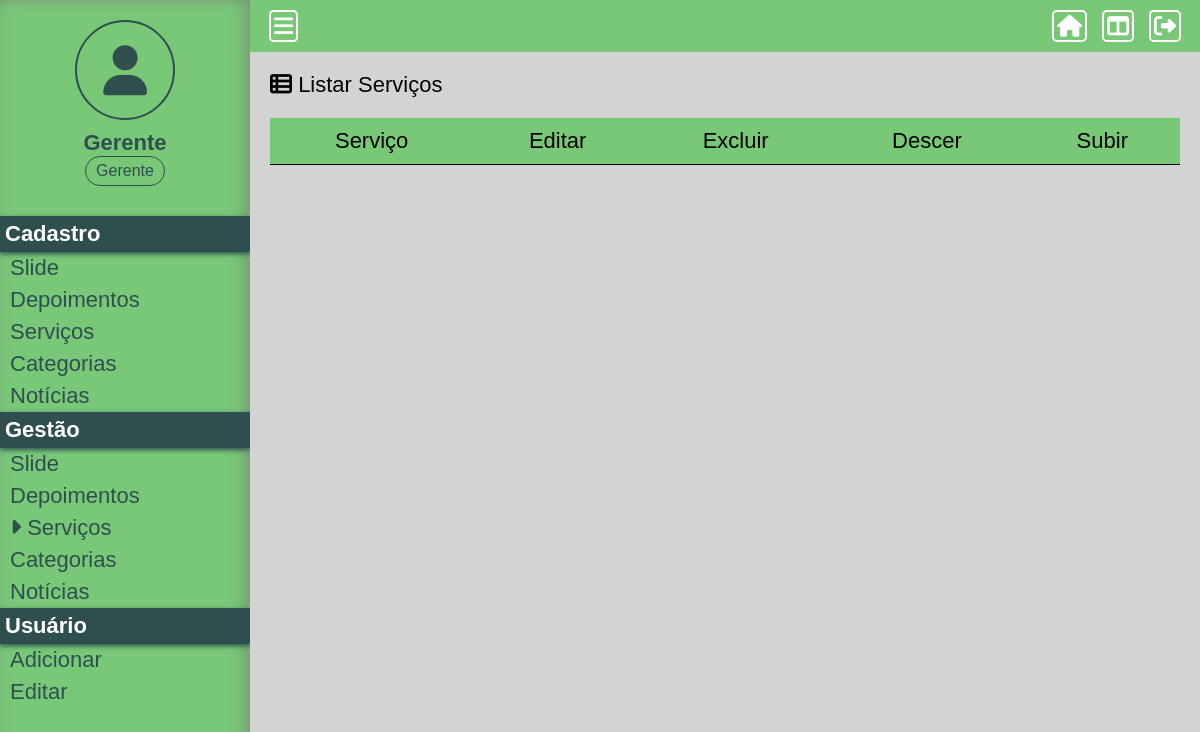
/Projeto01/painel/gerir-servico (signed in), run on an earlier commit of the app's database.
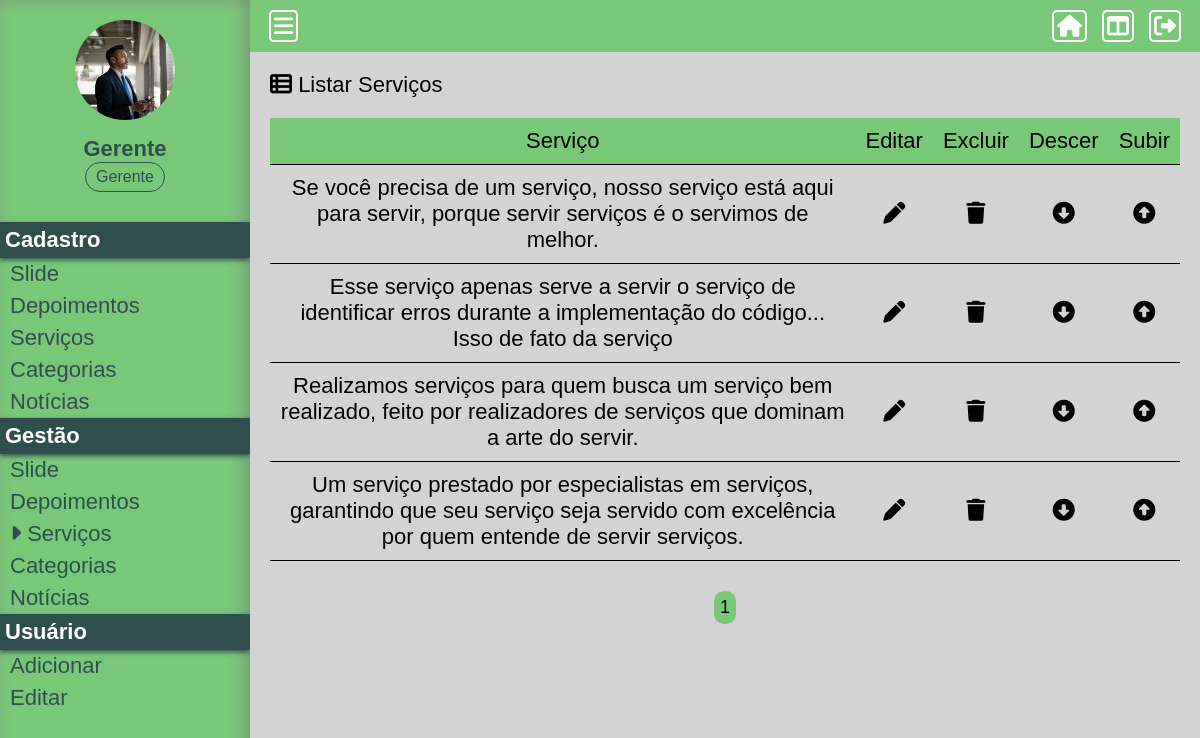
And on a later commit of the database.
### Projeto01/assets/classes/MySql.php (called while the page is built)
<?php
    class MySql {
        private static $pdo;
        public static function conectar() {
            if(self::$pdo == null) {
                try {
                    self::$pdo = new PDO('mysql:host='.HOST.';dbname='.DATABASE, USER, PASSWORD, array(PDO::MYSQL_ATTR_INIT_COMMAND => "SET NAMES utf8"));
                    self::$pdo -> setAttribute(PDO::ATTR_ERRMODE, PDO::ERRMODE_EXCEPTION);
                } catch(\Throwable $th) {
                    echo '<h4>Não foi possível realizar a conexão com o banco de dados</h4>';
                }
            }
            return self::$pdo;
        }
    }
?>

### Projeto01/painel/pages/gerir-servico.php (the view, shortened to what the changed rows need)
<?php
	$paginaAtual = isset($_GET['pagina']) ? (int) $_GET['pagina'] : 1;
	$porPagina = 5;
	$servicos = Painel::getAll(TABELA_SERVICOS, (($paginaAtual - 1)*$porPagina), $porPagina);
?>
<div class="box-content">
	<h2><i class="fa-solid fa-table-list"></i> Listar Serviços</h2>
	<div class="wraper-table">
		<table>
			<?php foreach($servicos as $key => $value) {?>
			<tr>
				<td><?php echo $value['servico'];?></td>
				<td><a href="<?php echo INCLUDE_PATH_PAINEL ?>editar-servico?id=<?php echo $value['id'];?>" class="edit"><i class="fa-solid fa-pen"></i></a></td>
				<td><a actionBtn="delete" href="<?php echo INCLUDE_PATH_PAINEL ?>gerir-servico?excluir=<?php echo $value['id'];?>" class="delete"><i class="fa-solid fa-trash"></i></a></td>
				<td><a href="<?php echo INCLUDE_PATH_PAINEL;?>gerir-servico?order=up&id=<?php echo $value['id'];?>" class="order-down"><i class="fa-solid fa-circle-down"></i></a></td>
				<td><a href="<?php echo INCLUDE_PATH_PAINEL;?>gerir-servico?order=down&id=<?php echo $value['id'];?>" class="order-up"><i class="fa-solid fa-circle-up"></i></a></td>
			</tr>
			<?php }?>
		</table>
	</div>
	<div class="paginacao">
		<?php
		$totalPaginas = ceil(count(Painel::getAll(TABELA_SERVICOS)) / $porPagina);
		for($i = 1; $i <= $totalPaginas; $i++) {
			if($i == $paginaAtual)
				echo '<a href="'.INCLUDE_PATH_PAINEL.'gerir-servico?pagina='.$i.'" class="page-selected">'.$i.'</a>';
			else
				echo '<a href="'.INCLUDE_PATH_PAINEL.'gerir-servico?pagina='.$i.'">'.$i.'</a>';
		}
		?>
	</div>
</div>

### Projeto01/painel/main.php (shortened to what the changed rows need)
<!DOCTYPE html>
<html lang="en">
<head>
	<link rel="stylesheet" href="https://cdnjs.cloudflare.com/ajax/libs/font-awesome/6.6.0/css/all.min.css"
 />
	<link rel="stylesheet" href="<?php echo INCLUDE_PATH_PAINEL; ?>css/style.css">
</head>
<body>
	<aside>
		<div class="box-usuario">
			<?php if ($_SESSION['img'] == '') { ?>
				<div class="avatar-usuario">
					<a href="<?php echo INCLUDE_PATH_PAINEL; ?>perfil">
						<i class="fa-solid fa-user"></i>
					</a>
				</div>
			<?php } else { ?>
				<div class="imagem-usuario">
					<a href="<?php echo INCLUDE_PATH_PAINEL; ?>perfil">
						<img src="<?php echo INCLUDE_PATH_PAINEL; ?>uploads/<?php echo $_SESSION['img']; ?>">
					</a>
				</div>
			<?php } ?>
			<div class="nome-usuario">
				<h2><?php echo $_SESSION['nome'] ?></h2>
			</div>
		</div>
		<div class="items-menu">
			<h2 <?php verificaPermissaoMenu(2) ?>>Cadastro</h2>
			<h2 <?php verificaPermissaoMenu(2) ?>>Gestão</h2>
			<h2>Usuário</h2>
		</div>
	</aside>
	<div class="content">
		<?php
		Painel::loadPage();
		?>
	</div>
</body>
</html>

What changed in the data, as far as the page shows it:
added tb_admin.servicos: servico "Se você precisa de um serviço, nosso serviço está aqui para servir, porque servir serviços é o servimos de melhor."
added tb_admin.servicos: servico "Esse serviço apenas serve a servir o serviço de identificar erros durante a implementação do código... Isso de fato da serviço"
added tb_admin.servicos: servico "Realizamos serviços para quem busca um serviço bem realizado, feito por realizadores de serviços que dominam a arte do servir."
added tb_admin.servicos: servico "Um serviço prestado por especialistas em serviços, garantindo que seu serviço seja servido com excelência por quem entende de servir serviços."
Also different on the page:
new list line: "1"
